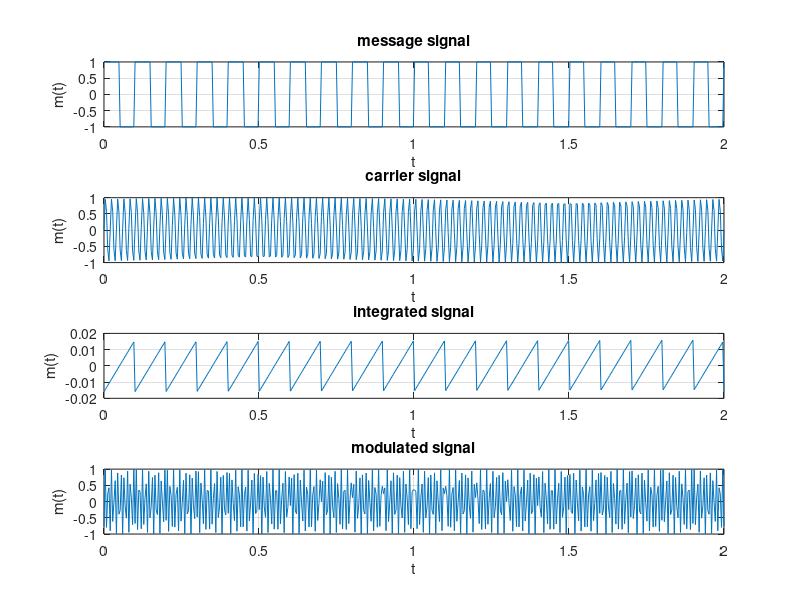

Reproduce this figure in MATLAB.
clc;

Am = 1;
Ac = 1;
fm =10;
fc = 50;

T = 1/fm;
t = linspace(0,2,500);
kf = 2*pi*150;

% message signal
figure();
subplot(411);
mt = Am*square(2*pi*fm*t);
plot(t,mt);
xlabel("t");
ylabel("m(t)");
title("message signal");
grid on;

% carrier signal
subplot(412);
mt = Ac*sin(2*pi*fc*t);
plot(t,mt);
xlabel("t");
ylabel("m(t)");
title("carrier signal");
grid on;

% modulated signal
subplot(413);
imt = Am*sawtooth(2*pi*fm*t)/(2*pi*fm);
plot(t,imt);
xlabel("t");
ylabel("m(t)");
title("integrated signal");
grid on;

% FM signal
subplot(414);
fm = Ac*cos(2*pi*fc*t + kf*imt);
plot(t,fm);
xlabel("t");
ylabel("m(t)");
title("modulated signal");
grid on;


